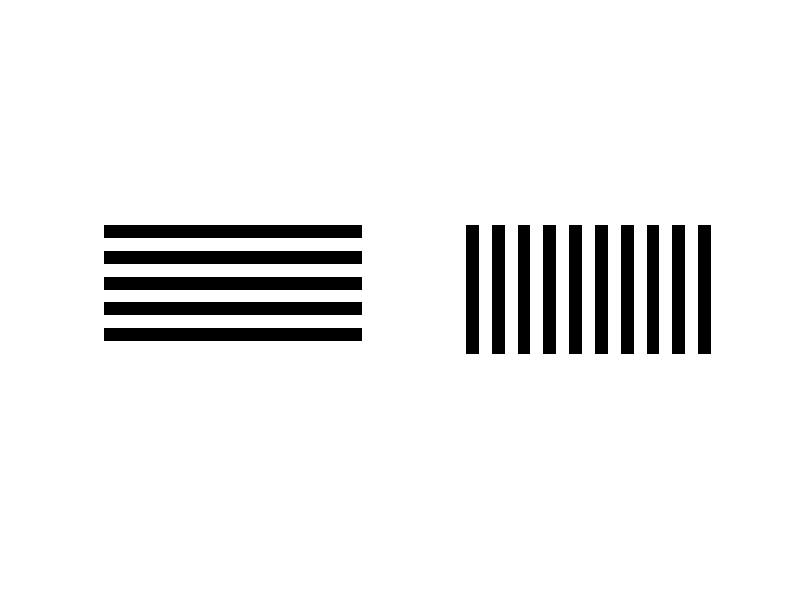

MATLAB code for this plot:
% create the horizontal and vertical strips

% create a zeros matriz
new_zeros = zeros(10, 20);

% Horizontal Strips
hor_strip = uint8(new_zeros);
hor_strip(2:2:10, :) = 255;
subplot(1,2,1),imshow(hor_strip);

%vertical strips
ver_strip = uint8(new_zeros);
ver_strip(:, 2:2:20) = 255;
subplot(1,2,2),imshow(ver_strip);